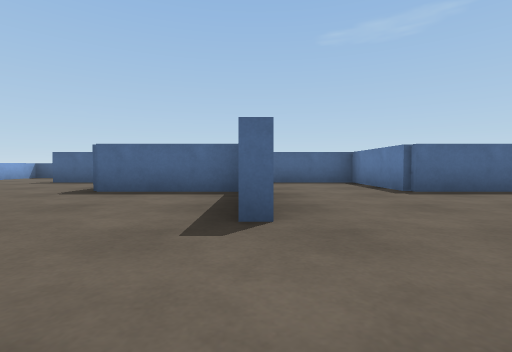
view 1 (above)

24 first-person views from a walk through a world built for the Webots simulator. The camera is 0.08 m above the floor, tilts 2° down and sees 85° across. The floor is counted in squares, 0.2 m on a side. Each view is taken from the middle of a square. On the plan, view 1 faces up. The plan holds only what a view shows up to about 9 squares ahead; the rest is blank. Robots are left out. Simple shapes and patterns stand in for the simulator's stock objects.

view 2
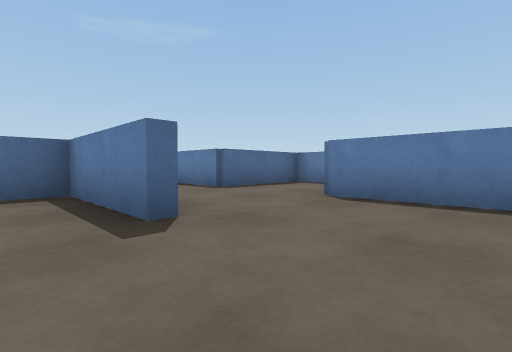

view 3
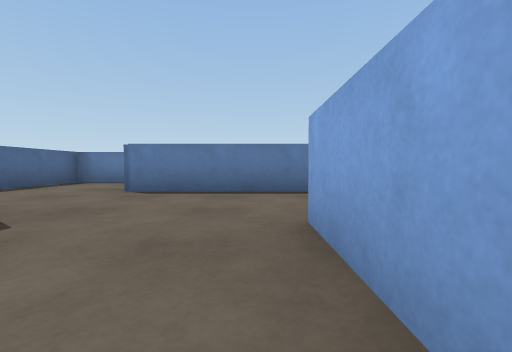

view 4
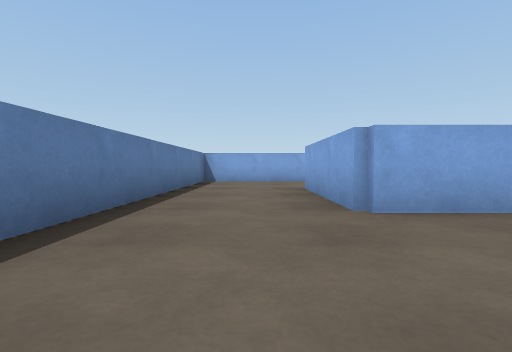

view 5
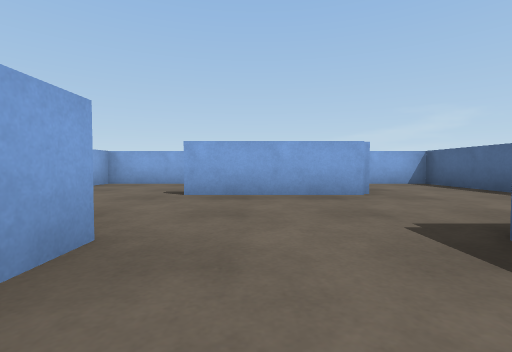

view 6
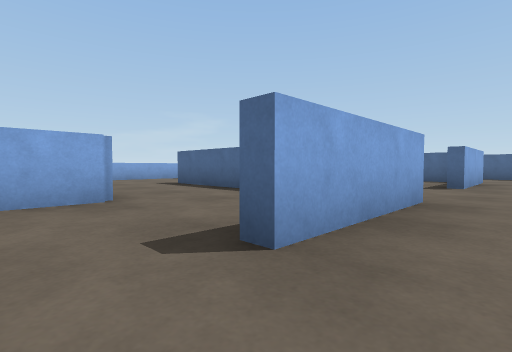

view 7
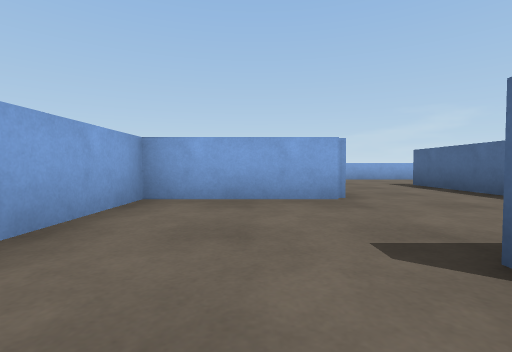

view 8
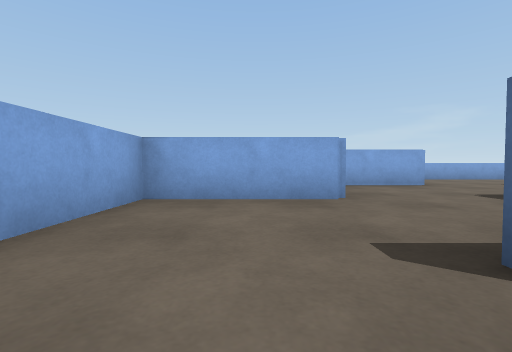

view 9
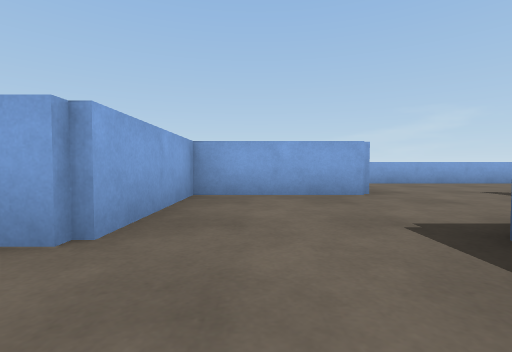

view 10
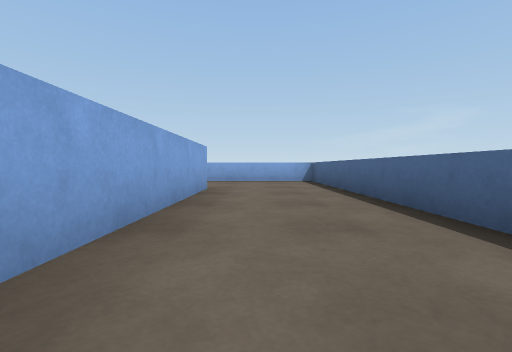

view 11
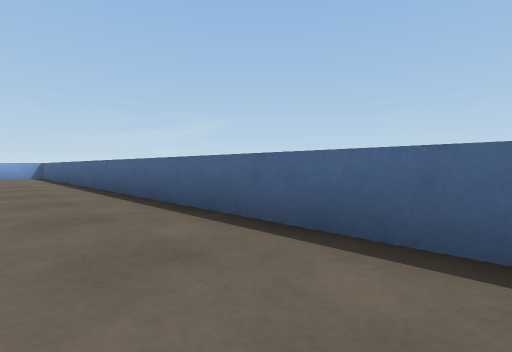

view 12
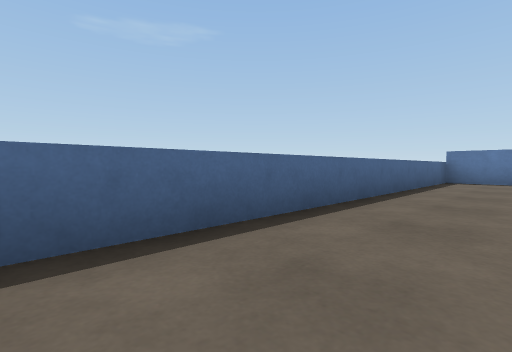

view 13
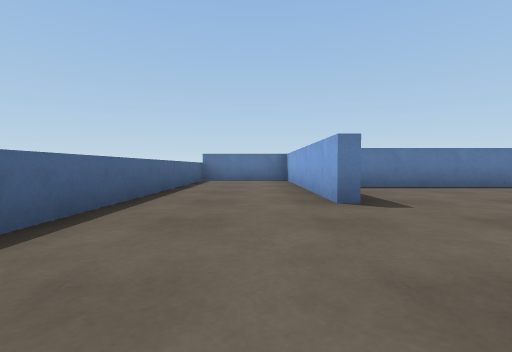

view 14
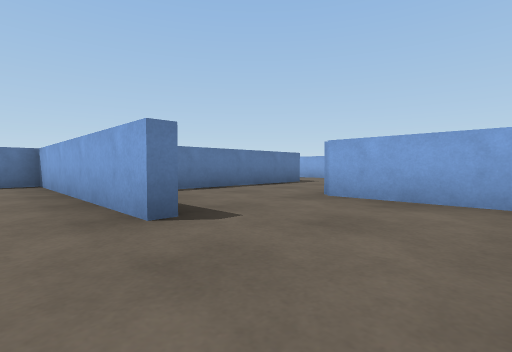

view 15
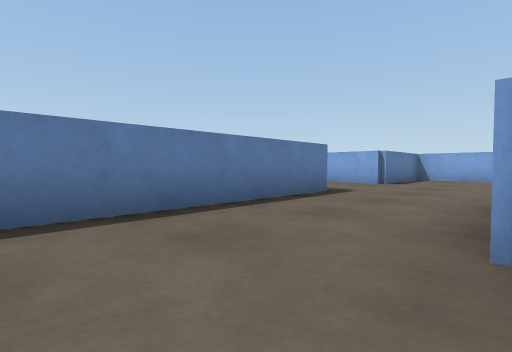

view 16
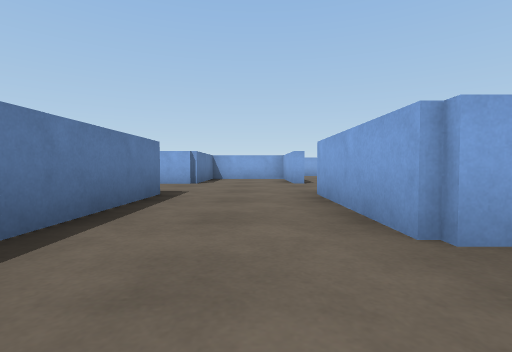

view 17
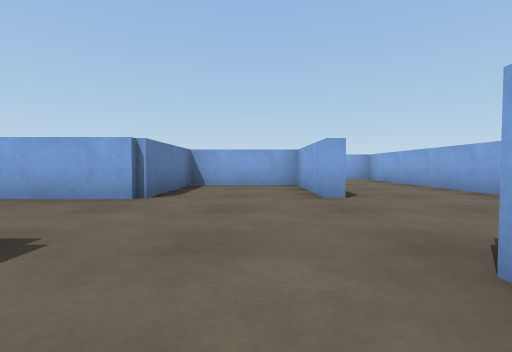

view 18
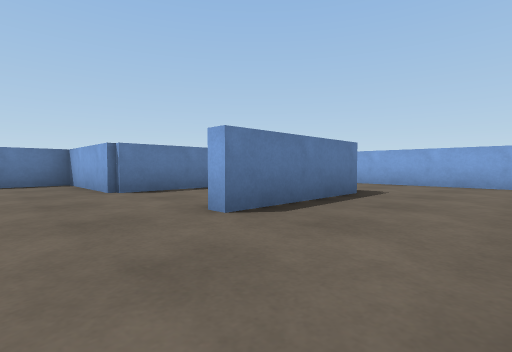

view 19
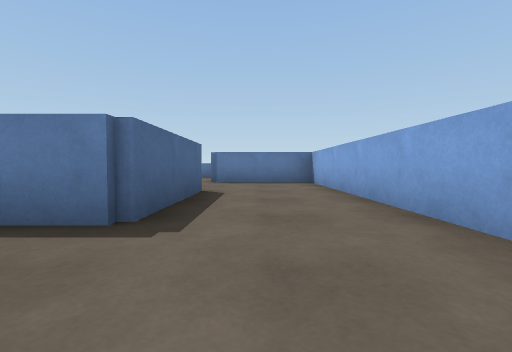

view 20
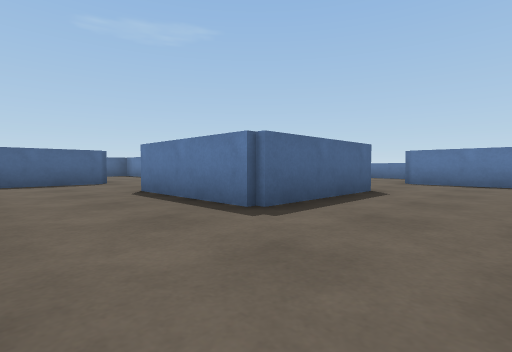

view 21
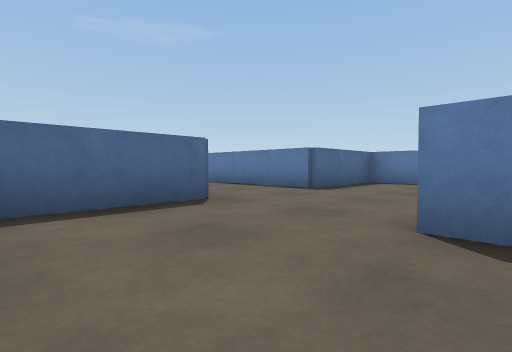

view 22
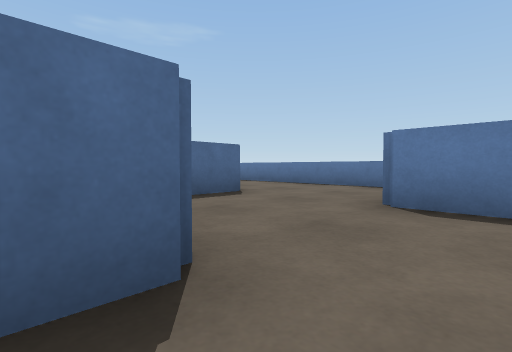

view 23
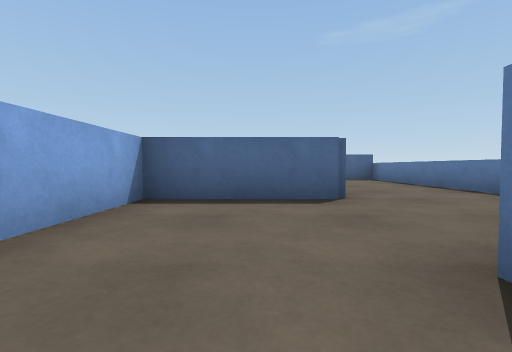

view 24
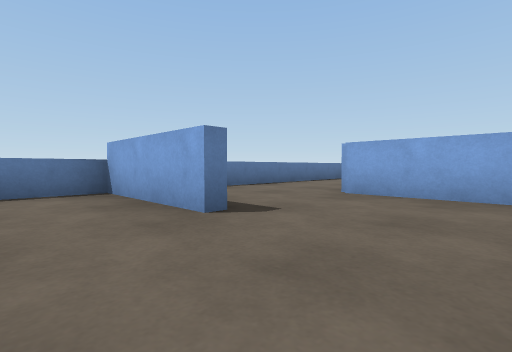

### Floor plan
Key: @ floor where view 1 was taken; # wall or solid block; . floor.
Columns run from 8 left of view 1 to 13 right of it. Each row starts with its distance up from view 1.
 10 ###################
  9 #.................#
  8 #.................#
  7 #...#######...#####
  6 #....#....#....#.....#
  5  ....##...##...#.....#
  4    #..###..###.#...###
  3    #....#....#.#.....#
  2    ###..#.####.####..#
  1 #    #....#.......#..#
  0 #..  #..@.#......##..#
 -1 #...#####.#..#.###...#
 -2   ......#.#..#.#.....#
 -3      #..#.#..###..#
 -4      #....#.......#
 -5      #....#......##
 -6      #############

Positions as (right, up) in squares from view 1, and headings:
1: (0, 0), facing up
2: (-1, 0), facing up-right
3: (-2, 0), facing right
4: (1, 2), facing down
5: (4, 3), facing left
6: (1, -4), facing up-left
7: (1, -4), facing left
8: (1, 1), facing left
9: (-1, 3), facing left
10: (0, 8), facing left
11: (4, 8), facing up-left
12: (2, 8), facing up-right
13: (2, 8), facing right
14: (3, 8), facing down-right
15: (5, 6), facing down-right
16: (6, 6), facing down
17: (6, 3), facing down
18: (3, 1), facing down-right
19: (3, -4), facing right
20: (3, -5), facing up-right
21: (3, -1), facing up-right
22: (7, -4), facing up-right
23: (9, -4), facing up
24: (8, 6), facing down-right
